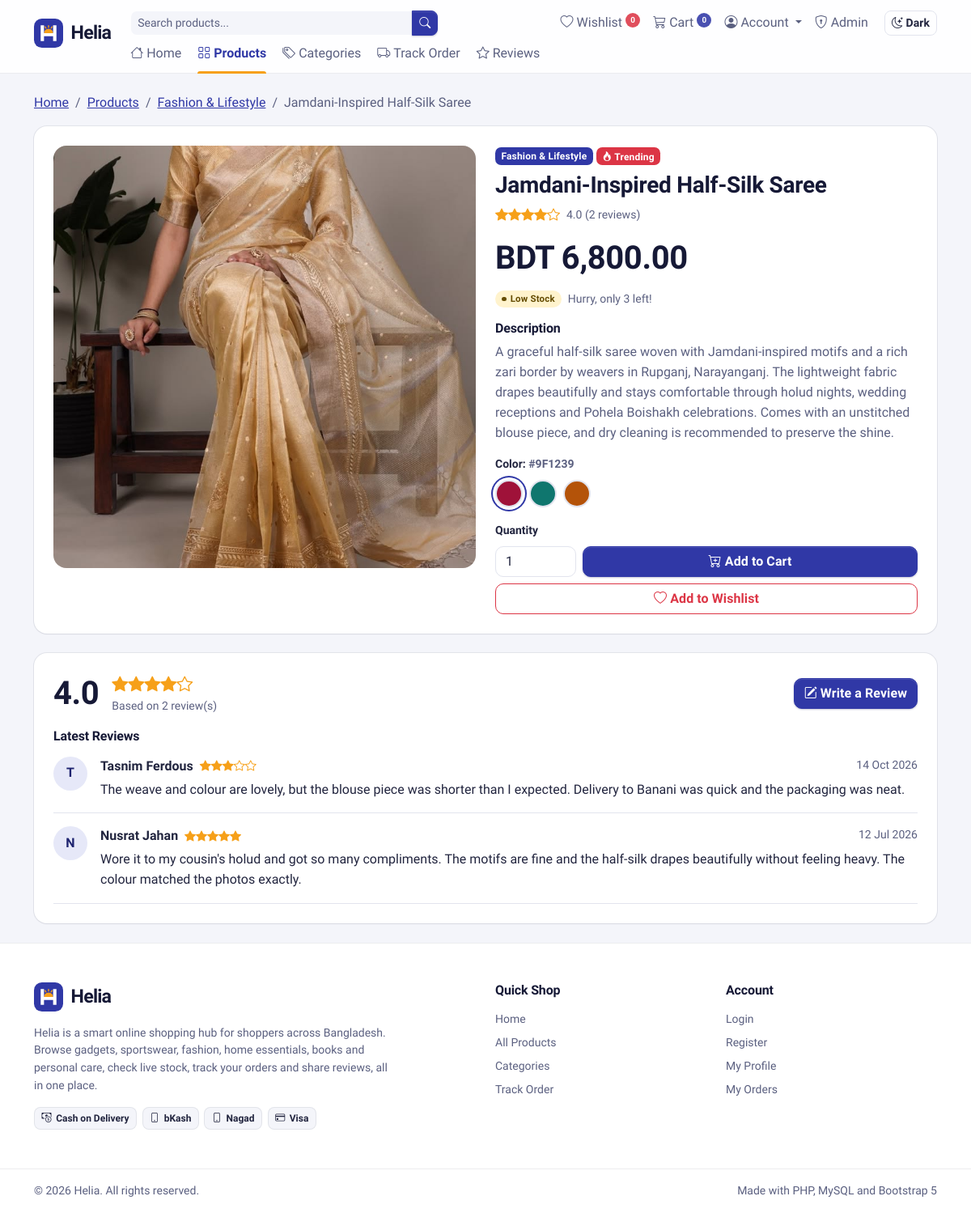
The page /product_details.php?id=23 on the database its author committed.
### tables this page shows
CREATE TABLE `products` (
  `id` int(11) NOT NULL,
  `category_id` int(11) DEFAULT NULL,
  `name` varchar(150) NOT NULL,
  `description` text DEFAULT NULL,
  `price` decimal(10,2) NOT NULL,
  `stock` int(11) NOT NULL DEFAULT 0,
  `color_variants` varchar(255) DEFAULT '',
  `image` varchar(255) DEFAULT '',
  `is_trending` tinyint(1) DEFAULT 0,
  `created_at` timestamp NOT NULL DEFAULT current_timestamp()
);

CREATE TABLE `categories` (
  `id` int(11) NOT NULL,
  `name` varchar(100) NOT NULL,
  `created_at` timestamp NOT NULL DEFAULT current_timestamp()
);

CREATE TABLE `reviews` (
  `id` int(11) NOT NULL,
  `product_id` int(11) NOT NULL,
  `user_name` varchar(100) NOT NULL,
  `rating` int(11) NOT NULL CHECK (`rating` between 1 and 5),
  `comment` text NOT NULL,
  `created_at` timestamp NOT NULL DEFAULT current_timestamp()
);

### config/db.php (called while the page is built, shortened)
<?php
function e($value)
{
    return htmlspecialchars((string) $value, ENT_QUOTES, 'UTF-8');
}

### product_details.php (the view, shortened to what this page needs)
<?php
require_once 'config/db.php';
require_once 'includes/product_helpers.php';
$productId = $_GET['id'] ?? '';
$stmt = $pdo->prepare('
    SELECT products.*, categories.name AS category_name
    FROM products
    LEFT JOIN categories ON categories.id = products.category_id
    WHERE products.id = ?
');
$stmt->execute([$productId]);
$product = $stmt->fetch();
$colors = getColorList($product['color_variants']);
$inStock = $product['stock'] > 0;
$stmt = $pdo->prepare('SELECT COUNT(*) AS total, COALESCE(AVG(rating), 0) AS average FROM reviews WHERE product_id = ?');
$stmt->execute([$product['id']]);
$reviewStats = $stmt->fetch();
$averageRating = round($reviewStats['average'], 1);
$stmt = $pdo->prepare('
    SELECT user_name, rating, comment, created_at
    FROM reviews
    WHERE product_id = ?
    ORDER BY created_at DESC, id DESC
    LIMIT 5
');
$stmt->execute([$product['id']]);
$latestReviews = $stmt->fetchAll();
require_once 'includes/header.php';
?>
<nav aria-label="breadcrumb" class="mb-3">
    <ol class="breadcrumb mb-0">
        <li class="breadcrumb-item"><a href="index.php">Home</a></li>
        <li class="breadcrumb-item"><a href="products.php">Products</a></li>
        <?php if (!empty($product['category_id'])): ?>
            <li class="breadcrumb-item"><a href="categories.php?id=<?= $product['category_id'] ?>"><?= e($product['category_name']) ?></a></li>
        <?php endif; ?>
        <li class="breadcrumb-item active" aria-current="page"><?= e($product['name']) ?></li>
    </ol>
</nav>
<div class="card border-0 shadow-sm mb-4">
    <div class="card-body p-3 p-md-4">
        <div class="row g-4">
            <div class="col-md-6">
                <?= renderProductImage($product['image'], $product['name'], 'product-main-image', 'xl', '', false) ?>
            </div>
            <div class="col-md-6">
                <?php if (!empty($product['category_id'])): ?>
                    <a href="categories.php?id=<?= $product['category_id'] ?>" class="badge text-bg-primary text-decoration-none mb-2"><?= e($product['category_name']) ?></a>
                <?php else: ?>
                    <span class="badge text-bg-secondary mb-2">Uncategorized</span>
                <?php endif; ?>
                <?php if ($product['is_trending']): ?>
                    <span class="badge text-bg-danger mb-2"><i class="bi bi-fire"></i> Trending</span>
                <?php endif; ?>
                <h1 class="h3 fw-bold mb-2"><?= e($product['name']) ?></h1>
                <a href="#reviews" class="d-inline-flex align-items-center gap-2 text-decoration-none mb-3">
                    <span class="stars"><?= renderStars($averageRating) ?></span>
                    <span class="small text-body-secondary"><?= number_format($averageRating, 1) ?> (<?= $reviewStats['total'] ?> review<?= $reviewStats['total'] == 1 ? '' : 's' ?>)</span>
                </a>
                <div class="display-6 fw-bold mb-3">BDT <?= number_format($product['price'], 2) ?></div>
                <div class="d-flex align-items-center gap-2 mb-3">
                    <?= renderStockBadge($product['stock']) ?>
                    <span class="small text-body-secondary">
                        <?php if ($product['stock'] > 5): ?>
                            <?= $product['stock'] ?> items available
                        <?php elseif ($inStock): ?>
                            Hurry, only <?= $product['stock'] ?> left!
                        <?php else: ?>
                            This product is currently unavailable.
                        <?php endif; ?>
                    </span>
                </div>
                <h2 class="h6 fw-semibold">Description</h2>
                <p class="text-body-secondary"><?= !empty($product['description']) ? nl2br(e($product['description'])) : 'No description added yet.' ?></p>
                <form method="post" action="cart.php">
                    <?php if (!empty($colors)): ?>
                        <div class="mb-3">
                            <div class="small fw-semibold mb-2">Color: <span id="selectedColor" class="text-body-secondary"><?= $colors[0] ?></span></div>
                            <div class="d-flex flex-wrap gap-2">
                                <?php foreach ($colors as $index => $color): ?>
                                    <label class="color-option <?= $index === 0 ? 'selected' : '' ?>" for="color<?= $index ?>" style="background-color: <?= $color ?>;" title="<?= $color ?>">
                                    </label>
                                <?php endforeach; ?>
                            </div>
                        </div>
                    <?php endif; ?>
                    <label for="quantity" class="form-label small fw-semibold">Quantity</label>
                    <div class="d-flex flex-wrap gap-2">
                        <input type="number" class="form-control" id="quantity" name="quantity" value="1" min="1" max="<?= max(1, $product['stock']) ?>" style="width: 100px;" <?= $inStock ? '' : 'disabled' ?>>
                        <button type="submit" class="btn btn-primary flex-grow-1" <?= $inStock ? '' : 'disabled' ?>>
                            <i class="bi bi-cart-plus"></i> <?= $inStock ? 'Add to Cart' : 'Out of Stock' ?>
                        </button>
                    </div>
                </form>
                <?php $inWishlist = in_array((int) $product['id'], $_SESSION['wishlist'] ?? []); ?>
                <form method="post" action="wishlist.php" class="mt-2">
                    <button type="submit" class="btn btn-outline-danger w-100">
                        <i class="bi <?= $inWishlist ? 'bi-heart-fill' : 'bi-heart' ?>"></i> <?= $inWishlist ? 'Remove from Wishlist' : 'Add to Wishlist' ?>
                    </button>
                </form>
            </div>
        </div>
    </div>
</div>
<div class="card border-0 shadow-sm" id="reviews">
    <div class="card-body p-3 p-md-4">
        <div class="d-flex flex-wrap justify-content-between align-items-center gap-3 mb-3">
            <div class="d-flex align-items-center gap-3">
                <span class="display-6 fw-bold"><?= number_format($averageRating, 1) ?></span>
                <div>
                    <div class="stars fs-5"><?= renderStars($averageRating) ?></div>
                    <div class="small text-body-secondary">Based on <?= $reviewStats['total'] ?> review(s)</div>
                </div>
            </div>
            <a href="product_reviews.php?product_id=<?= $product['id'] ?>" class="btn btn-primary">
                <i class="bi bi-pencil-square"></i> Write a Review
            </a>
        </div>
        <h2 class="h6 fw-semibold mb-0">Latest Reviews</h2>
        <?php foreach ($latestReviews as $review): ?>
            <div class="d-flex gap-3 py-3 border-bottom">
                <div class="review-avatar"><?= e(mb_strtoupper(mb_substr($review['user_name'], 0, 1))) ?></div>
                <div class="flex-grow-1">
                    <div class="d-flex flex-wrap justify-content-between gap-2">
                        <div>
                            <span class="fw-semibold"><?= e($review['user_name']) ?></span>
                            <span class="stars small ms-1"><?= renderStars($review['rating']) ?></span>
                        </div>
                        <span class="small text-body-secondary"><?= date('d M Y', strtotime($review['created_at'])) ?></span>
                    </div>
                    <p class="mb-0 mt-1"><?= nl2br(e($review['comment'])) ?></p>
                </div>
            </div>
        <?php endforeach; ?>
    </div>
</div>
<?php require_once 'includes/footer.php'; ?>

### includes/product_helpers.php (shortened to what this page needs)
<?php
function renderStockBadge($stock)
{
    if ($stock >= 1) {
        return '<span class="badge stock-badge stock-low"><span class="stock-dot"></span>Low Stock</span>';
    }
    return '<span class="badge stock-badge stock-out"><span class="stock-dot"></span>Out of Stock</span>';
}
function getColorList($colorVariants)
{
    $colors = [];
    foreach (explode(',', (string) $colorVariants) as $color) {
        $color = trim($color);
        if (preg_match('/^#[0-9a-fA-F]{6}$/', $color)) {
            $colors[] = strtoupper($color);
        }
    }
    return $colors;
}
function productImageExists($image)
{
    $image = trim((string) $image);
    return is_file(dirname(__DIR__) . '/' . $image);
}
function renderProductImage($image, $alt = '', $class = '', $size = 'md', $pathPrefix = '', $lazy = true)
{
    $class = trim((string) $class);
    $alt = (string) $alt;
    if (productImageExists($image)) {
        return '<img src="' . e($pathPrefix . trim((string) $image)) . '" alt="' . e($alt) . '"'
            . ($class !== '' ? ' class="' . e($class) . '"' : '')
            . ($lazy ? ' loading="lazy"' : '') . '>';
    }
    $classes = 'photo-empty photo-empty-' . $size . ($class !== '' ? ' ' . $class : '');
    $label = $alt !== '' ? ' role="img" aria-label="' . e('No photo of ' . $alt) . '"' : ' aria-hidden="true"';
    return '<div class="' . e($classes) . '"' . $label . '>'
        . '<i class="bi bi-image" aria-hidden="true"></i>'
        . '<span>No Photo</span>'
        . '</div>';
}
function renderStars($rating)
{
    $html = '';
    for ($i = 1; $i <= 5; $i++) {
        if ($rating >= $i) {
            $html .= '<i class="bi bi-star-fill"></i>';
        } elseif ($rating >= $i - 0.5) {
            $html .= '<i class="bi bi-star-half"></i>';
        } else {
            $html .= '<i class="bi bi-star"></i>';
        }
    }
    return $html;
}

### assets/css/theme.css (style rules this page uses)
:root, [data-bs-theme=light] { --helia-neel: #3038a6; --helia-neel-rgb: 48, 56, 166; --helia-neel-hover: #262c8c; --helia-neel-deep: #1b1f5c; --helia-neel-deep-rgb: 27, 31, 92; --helia-marigold: #f6a019; --helia-marigold-rgb: 246, 160, 25; --helia-marigold-ink: #3d2500; --helia-canvas: #f4f5fa; --helia-line: rgba(22, 25, 54, 0.08); --helia-line-strong: rgba(22, 25, 54, 0.14); --helia-shadow-sm: 0 0 0 1px var(--helia-line), 0 1px 2px rgba(22, 25, 54, 0.05); --helia-shadow-md: 0 0 0 1px var(--helia-line), 0 8px 20px -10px rgba(22, 25, 54, 0.18); --helia-shadow-lg: 0 0 0 1px var(--helia-line-strong), 0 22px 40px -18px rgba(27, 31, 92, 0.32); --helia-display: 'Anek Bangla', 'Hind Siliguri', system-ui, -apple-system, 'Segoe UI', Roboto, Arial, sans-serif; --helia-mark-tile: #3038a6; --helia-mark-glyph: #ffffff; --helia-mark-sun: #f6a019; --cat-electronics: #3b5bdb; --cat-sports: #2b8a3e; --cat-fashion: #c2255c; --cat-home: #d9480f; --cat-books: #0b7285; --cat-health: #6741d9; --cat-all: #3038a6; --cat-default: #5b6080; --bs-body-font-family: 'Hind Siliguri', system-ui, -apple-system, 'Segoe UI', Roboto, 'Helvetica Neue', Arial, sans-serif; --bs-body-line-height: 1.55; --bs-body-color: #22253f; --bs-body-color-rgb: 34, 37, 63; --bs-emphasis-color: #161936; --bs-emphasis-color-rgb: 22, 25, 54; --bs-secondary-color: #5b6080; --bs-secondary-color-rgb: 91, 96, 128; --bs-tertiary-color: rgba(91, 96, 128, 0.72); --bs-tertiary-color-rgb: 91, 96, 128; --bs-secondary-bg: #ebedf5; --bs-secondary-bg-rgb: 235, 237, 245; --bs-tertiary-bg: #f4f5fa; --bs-tertiary-bg-rgb: 244, 245, 250; --bs-border-color: #e2e4ee; --bs-border-color-translucent: rgba(22, 25, 54, 0.1); --bs-primary: #3038a6; --bs-primary-rgb: 48, 56, 166; --bs-primary-text-emphasis: #1f2470; --bs-primary-bg-subtle: #e6e8f8; --bs-primary-border-subtle: #c3c7ee; --bs-link-color: #3038a6; --bs-link-color-rgb: 48, 56, 166; --bs-link-hover-color: #262c8c; --bs-link-hover-color-rgb: 38, 44, 140; --bs-focus-ring-color: rgba(48, 56, 166, 0.25); --bs-border-radius: 0.625rem; --bs-border-radius-sm: 0.5rem; --bs-border-radius-lg: 0.875rem; --bs-border-radius-xl: 1.25rem; }
body { font-feature-settings: 'kern' 1; -webkit-font-smoothing: antialiased; -moz-osx-font-smoothing: grayscale; text-rendering: optimizeLegibility; }
h1, h2, h3, h4, h5, h6, .h1, .h2, .h3, .h4, .h5, .h6, .display-5, .display-6 { font-family: var(--helia-display); color: var(--bs-emphasis-color); letter-spacing: -0.01em; }
.display-5, .display-6, .h1, h1, .h2, h2, .h3, h3 { font-weight: 700; }
.fw-bold.fs-5, .fw-bold.fs-4, .display-6 { font-variant-numeric: tabular-nums; }
a, .btn, .form-control, .form-select { transition: color 0.15s ease, background-color 0.15s ease, border-color 0.15s ease, box-shadow 0.15s ease; }
.btn { --bs-btn-font-weight: 600; letter-spacing: 0.005em; }
.btn-primary { --bs-btn-color: #fff; --bs-btn-bg: var(--helia-neel); --bs-btn-border-color: var(--helia-neel); --bs-btn-hover-color: #fff; --bs-btn-hover-bg: var(--helia-neel-hover); --bs-btn-hover-border-color: var(--helia-neel-hover); --bs-btn-focus-shadow-rgb: var(--helia-neel-rgb); --bs-btn-active-color: #fff; --bs-btn-active-bg: var(--helia-neel-hover); --bs-btn-active-border-color: var(--helia-neel-hover); --bs-btn-disabled-color: #fff; --bs-btn-disabled-bg: var(--helia-neel); --bs-btn-disabled-border-color: var(--helia-neel); box-shadow: 0 1px 0 rgba(255, 255, 255, 0.12) inset, 0 1px 2px rgba(var(--helia-neel-deep-rgb), 0.25); }
.form-control, .form-select { border-color: var(--bs-border-color); }
.card { --bs-card-border-radius: 1rem; --bs-card-inner-border-radius: calc(1rem - 1px); --bs-card-border-color: var(--helia-line); }
.shadow-sm { box-shadow: var(--helia-shadow-sm) !important; }
.badge { --bs-badge-padding-x: 0.62em; --bs-badge-padding-y: 0.42em; --bs-badge-font-weight: 600; --bs-badge-border-radius: 0.45rem; letter-spacing: 0.015em; }
.stock-badge { display: inline-flex; align-items: center; gap: 0.42em; --bs-badge-border-radius: 50rem; --bs-badge-padding-x: 0.7em; font-size: 0.72rem; }
.stock-badge .stock-dot { width: 0.5em; height: 0.5em; border-radius: 50%; background-color: currentColor; flex-shrink: 0; }
.badge.stock-low { color: var(--bs-warning-text-emphasis); background-color: var(--bs-warning-bg-subtle); }
.badge.stock-low .stock-dot { animation: stock-pulse 1.8s ease-in-out infinite; }

### rows shown on the page
products: category.name "Fashion & Lifestyle", name "Jamdani-Inspired Half-Silk Saree", image (picture), price "6,800.00", stock "3", description "A graceful half-silk saree woven with Jamdani-inspired motifs and a rich zari border by weavers in Rupganj, Narayanganj. The lightweight fabric drapes beautifully and stays comfortable through holud nights, wedding receptions and Pohela Boishakh celebrations. Comes with an unstitched blouse piece, and dry cleaning is recommended to preserve the shine.", color_variants "#9F1239", quantity "1"
reviews: user_name "T", user_name "Tasnim Ferdous", rating 3 (drawn), created_at "14 Oct 2026", comment "The weave and colour are lovely, but the blouse piece was shorter than I expected. Delivery to Banani was quick and the packaging was neat."
reviews: user_name "N", user_name "Nusrat Jahan", rating 5 (drawn), created_at "12 Jul 2026", comment "Wore it to my cousin's holud and got so many compliments. The motifs are fine and the half-silk drapes beautifully without feeling heavy. The colour matched the photos exactly."

### other values the page prints
$wishlistCount "0"
$cartCount "0"
$accountLabel "Account"
$item[0] "Home"
$item[0] "Products"
$item[0] "Categories"
$item[0] "Track Order"
$item[0] "Reviews"
$averageRating "4.0"
$reviewStats['total'] "2"
